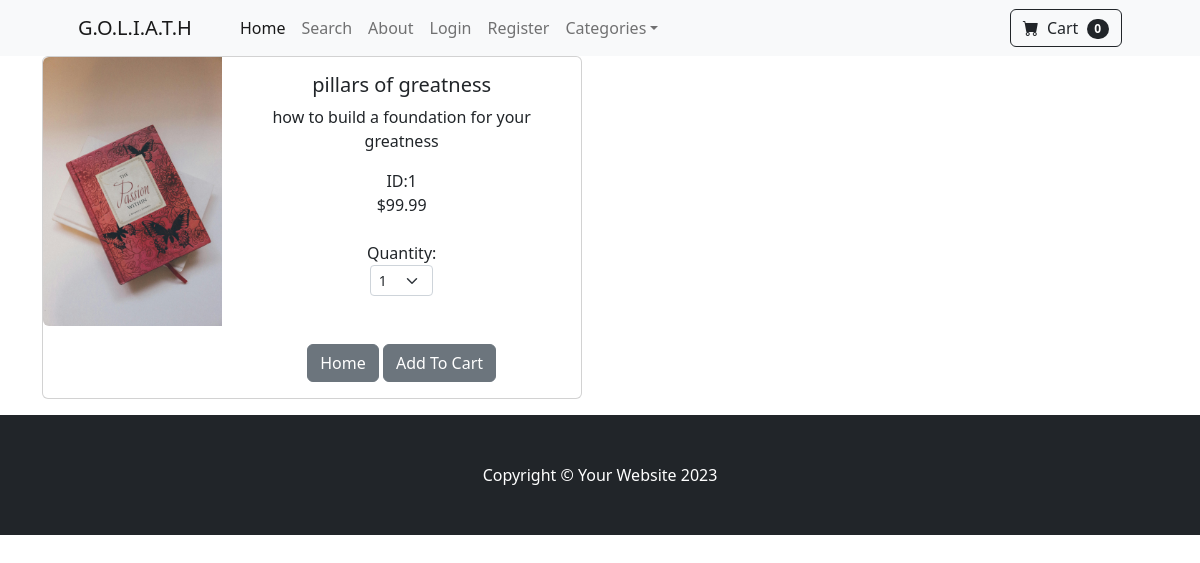
Page /product/1 on the committed database.
### store/models.py (models this page shows, shortened)
class Product(models.Model):
    name = models.CharField(max_length=50)
    price= models.DecimalField(default=0, decimal_places=2, max_digits=6)
    category = models.ForeignKey(Category, on_delete=models.CASCADE, default=1)
    description = models.CharField(max_length=50, default="", blank=True, null=True)
    image = models.ImageField(upload_to='uploads/product/')
    on_sale = models.BooleanField(default= False)
    sale_price = models.DecimalField(default=0, decimal_places=2, max_digits=6)

### store/views.py (the view)
# urls.py: path('product/<int:pk>', views.product, name='product'),
def product(request,pk):
    product = Product.objects.get(id=pk)
    context = {'product':product}
    return render(request, 'product.html', context)

### cart/cart.py (called while the page is built)
    def __len__ (self):
        return len(self.cart)

### cart/context_processors.py (called while the page is built)
def cart(request):
    return {'cart':Cart(request)}

### store/templates/product.html (shortened to what this page needs)
{% extends 'base.html'%}
{% block content%}
    <div class="container">
        <div class="card mb-3" style="max-width: 540px;">
            <div class="row g-0">
              <div class="col-md-4">
                <img src="{{product.image.url}}" class="img-fluid rounded-start" alt="...">
              </div>
              <div class="col-md-8">
                <center>
                <div class="card-body">
                  <h5 class="card-title">{{product.name}}</h5>
                  <p class="card-text">{{product.description}}</p>
                  {% if product.on_sale%}
                  <strike> {{product.price}}</strike>
                  <br>
                  {{product.sale_price}}
                  <br>
                  {% else %}
                  ID:{{product.id}}
                  <br>
                  ${{product.price}}
                  {% endif %}
                  <br>
                  <br>
                  <div class="row justify-content-center">
                    <div >Quantity:</div>
                    <div class="col-md-3">
                      <select id="qty-cart" class="form-select form-select-sm" aria-label="Small select example">
                        <option value="1">1</option>
                      </select>
                    </div>
                  </div>
                  <br>
                  <br>
                  <a href="{% url 'home'%}" class="btn btn-secondary">Home</a>
                  <button type="button" value="{{product.id}}" id="add-cart" class="btn btn-secondary">Add To Cart</button>
                </div>
              </center>
              </div>
            </div>
          </div>
    </div>
{% endblock %}

### rows in the picture
Product: image (picture), name "pillars of greatness", description "how to build a foundation for your greatness", id "1", price "99.99"

### other values in the picture
{{ cart|length }} "0"
